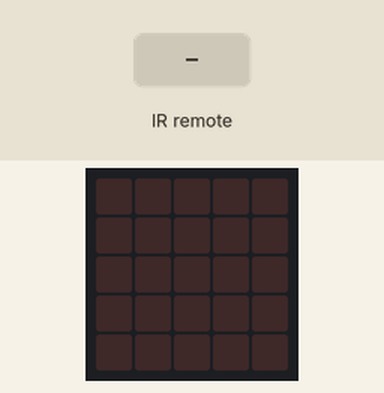
Simulated run of this program. Board: BBC micro:bit (MakeCode). On the bench: the board's 5×5 LED display. The inputs (shaded band) are chosen by the test bench.

Above: at 1.2 s.
1.3 s: remote-control button Number_3 pressed for 0.3 s
At 3.6 s:
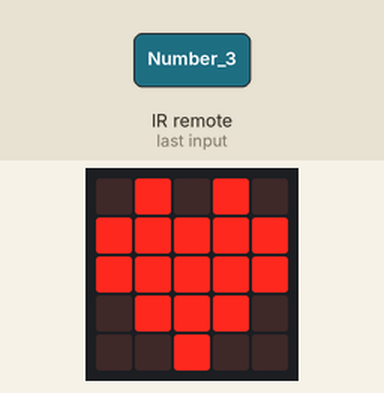
4.3 s: remote-control button Number_1 pressed for 0.3 s
At 4.7 s:
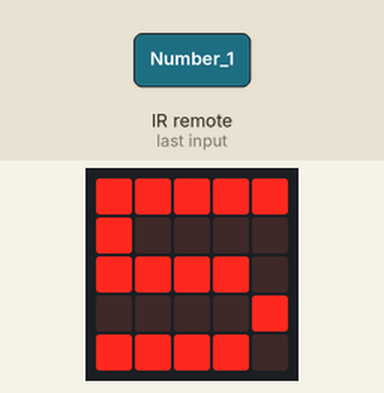
7.3 s: remote-control button Number_4 pressed for 0.3 s
At 8.1 s:
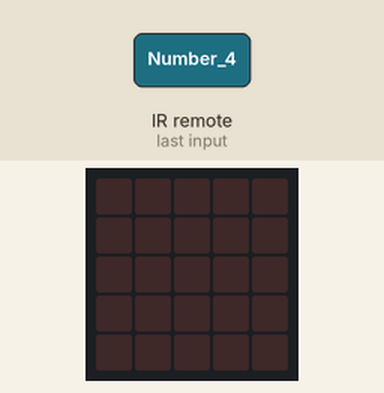
10.3 s: remote-control button Number_2 pressed for 0.3 s
At 14.0 s:
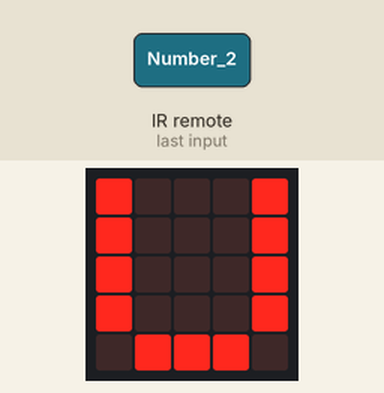
Timing chart, 0 to 15.5 s (numbered marks = the images above; inputs shaded):
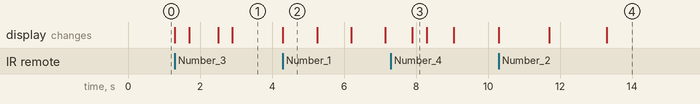

The program:

main.ts
```typescript
makerbit.onIrButton(IrButton.Number_3, IrButtonAction.Pressed, function () {
    basic.showLeds(`
        . . . . .
        . . . . .
        . . # . .
        . . . . .
        . . . . .
        `)
    basic.showLeds(`
        . . . . .
        . # . # .
        . . # . .
        . . # . .
        . . # . .
        `)
    basic.showLeds(`
        . . . . .
        . # . # .
        . . # . .
        . . # . .
        . . # . .
        `)
    basic.showLeds(`
        . . . . .
        . # . # .
        # # # # #
        . # # # .
        . . # . .
        `)
    basic.showLeds(`
        . # . # .
        # # # # #
        # # # # #
        . # # # .
        . . # . .
        `)
})
makerbit.onIrButton(IrButton.Number_1, IrButtonAction.Pressed, function () {
    basic.showNumber(5)
    basic.pause(200)
    basic.showNumber(4)
    basic.pause(200)
    basic.showNumber(3)
    basic.pause(200)
    basic.showNumber(2)
    basic.pause(200)
    basic.showNumber(1)
    basic.showLeds(`
        . . . . .
        # # . # #
        # # . # #
        . . . . .
        . # # # .
        `)
    basic.pause(200)
})
makerbit.onIrButton(IrButton.Number_4, IrButtonAction.Pressed, function () {
    basic.showLeds(`
        . . . . .
        . . . . .
        . . . . .
        . . . . .
        . . . . .
        `)
})
makerbit.onIrButton(IrButton.Number_2, IrButtonAction.Pressed, function () {
    basic.showLeds(`
        . # # # .
        . . # . .
        . . # . .
        . . # . .
        . # # # .
        `)
    basic.pause(1000)
    basic.showIcon(IconNames.Heart)
    basic.pause(1000)
    basic.showLeds(`
        # . . . #
        # . . . #
        # . . . #
        # . . . #
        . # # # .
        `)
})
makerbit.connectIrReceiver(DigitalPin.P0, IrProtocol.Keyestudio)
```

test.ts
```typescript
// テストはここに来ます。このパッケージが拡張機能として使用されるときにはコンパイルされません。
```

Measured:
- after the input at 1.3 s, the display: first changes at once (image 1 shows a later state)
- after the input at 4.3 s, the display: changes at once (image 2)
- after the input at 7.3 s, the display: changes after 0.60 s (image 3)
- after the input at 10.3 s, the display: first changes at once (image 4 shows a later state)
- what the display in image 2 shows lasts 1.0 s, from 4.3 s to 5.3 s
- what the display in image 3 shows lasts 0.4 s, from 7.9 s to 8.3 s
